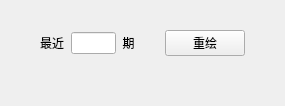
             <widget class="QWidget" name="bigSmallPieChartTab">
              <attribute name="title">
               <string>扇形图</string>
              </attribute>
              <layout class="QVBoxLayout" name="bigSmallPieChartTabLayout">
               <property name="spacing">
                <number>0</number>
               </property>
               <property name="leftMargin">
                <number>0</number>
               </property>
               <property name="topMargin">
                <number>0</number>
               </property>
               <property name="rightMargin">
                <number>0</number>
               </property>
               <property name="bottomMargin">
                <number>0</number>
               </property>
               <item>
                <layout class="QHBoxLayout" name="horizontalLayout_31">
                 <property name="topMargin">
                  <number>30</number>
                 </property>
                 <property name="bottomMargin">
                  <number>50</number>
                 </property>
                 <item>
                  <spacer name="horizontalSpacer_42">
                   <property name="orientation">
                    <enum>Qt::Horizontal</enum>
                   </property>
                   <property name="sizeHint" stdset="0">
                    <size>
                     <width>40</width>
                     <height>20</height>
                    </size>
                   </property>
                  </spacer>
                 </item>
                 <item>
                  <widget class="QLabel" name="label_55">
                   <property name="sizePolicy">
                    <sizepolicy hsizetype="Minimum" vsizetype="Fixed">
                     <horstretch>0</horstretch>
                     <verstretch>0</verstretch>
                    </sizepolicy>
                   </property>
                   <property name="text">
                    <string>最近  </string>
                   </property>
                  </widget>
                 </item>
                 <item>
                  <widget class="QLineEdit" name="bigSmallPieChartLimit">
                   <property name="sizePolicy">
                    <sizepolicy hsizetype="Fixed" vsizetype="Fixed">
                     <horstretch>0</horstretch>
                     <verstretch>0</verstretch>
                    </sizepolicy>
                   </property>
                   <property name="maximumSize">
                    <size>
                     <width>45</width>
                     <height>16777215</height>
                    </size>
                   </property>
                  </widget>
                 </item>
                 <item>
                  <widget class="QLabel" name="label_56">
                   <property name="sizePolicy">
                    <sizepolicy hsizetype="Minimum" vsizetype="Fixed">
                     <horstretch>0</horstretch>
                     <verstretch>0</verstretch>
                    </sizepolicy>
                   </property>
                   <property name="text">
                    <string>  期</string>
                   </property>
                  </widget>
                 </item>
                 <item>
                  <spacer name="horizontalSpacer_43">
                   <property name="orientation">
                    <enum>Qt::Horizontal</enum>
                   </property>
                   <property name="sizeType">
                    <enum>QSizePolicy::Fixed</enum>
                   </property>
                   <property name="sizeHint" stdset="0">
                    <size>
                     <width>30</width>
                     <height>20</height>
                    </size>
                   </property>
                  </spacer>
                 </item>
                 <item>
                  <widget class="QPushButton" name="repaintBigSmallPieChartButton">
                   <property name="text">
                    <string>重绘</string>
                   </property>
                  </widget>
                 </item>
                 <item>
                  <spacer name="horizontalSpacer_44">
                   <property name="orientation">
                    <enum>Qt::Horizontal</enum>
                   </property>
                   <property name="sizeHint" stdset="0">
                    <size>
                     <width>40</width>
                     <height>20</height>
                    </size>
                   </property>
                  </spacer>
                 </item>
                </layout>
               </item>
              </layout>
             </widget>
